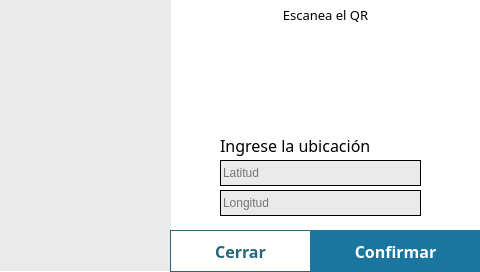
<?xml version="1.0" encoding="UTF-8"?>
<ui version="4.0">
 <class>Form</class>
 <widget class="QWidget" name="Form">
  <property name="geometry">
   <rect>
    <x>0</x>
    <y>0</y>
    <width>480</width>
    <height>272</height>
   </rect>
  </property>
  <property name="windowTitle">
   <string>Form</string>
  </property>
  <widget class="QWidget" name="Widget1" native="true">
   <property name="enabled">
    <bool>true</bool>
   </property>
   <property name="geometry">
    <rect>
     <x>0</x>
     <y>0</y>
     <width>480</width>
     <height>272</height>
    </rect>
   </property>
   <property name="styleSheet">
    <string notr="true">QLabel {
	font-family: Poppins;
	font-size: 16px;
}

QWidget {
	background-color: white;
}

QPushButton {
	border: none;
	background-color: white;
	font-size: 14px;
	font-family: Poppins;
	font-weight: 500;
}

</string>
   </property>
   <widget class="QLabel" name="lbl">
    <property name="geometry">
     <rect>
      <x>220</x>
      <y>130</y>
      <width>191</width>
      <height>31</height>
     </rect>
    </property>
    <property name="styleSheet">
     <string notr="true">font: 16px &quot;Poppins&quot;;
background-color: transparent;
</string>
    </property>
    <property name="text">
     <string>Ingrese la ubicación</string>
    </property>
   </widget>
   <widget class="QLineEdit" name="latitudeInput">
    <property name="geometry">
     <rect>
      <x>220</x>
      <y>160</y>
      <width>201</width>
      <height>26</height>
     </rect>
    </property>
    <property name="styleSheet">
     <string notr="true">border-color: rgb(0, 0, 0);
border-style: solid;
border-width: 1px;
background-color: rgb(234, 234, 234);
font: 14px &quot;Poppins&quot;;</string>
    </property>
    <property name="maxLength">
     <number>50</number>
    </property>
    <property name="echoMode">
     <enum>QLineEdit::Normal</enum>
    </property>
    <property name="placeholderText">
     <string>Latitud</string>
    </property>
   </widget>
   <widget class="QLineEdit" name="longitudeInput">
    <property name="geometry">
     <rect>
      <x>220</x>
      <y>190</y>
      <width>201</width>
      <height>26</height>
     </rect>
    </property>
    <property name="styleSheet">
     <string notr="true">border-color: rgb(0, 0, 0);
border-style: solid;
border-width: 1px;
background-color: rgb(234, 234, 234);
font: 14px &quot;Poppins&quot;;</string>
    </property>
    <property name="maxLength">
     <number>50</number>
    </property>
    <property name="echoMode">
     <enum>QLineEdit::Normal</enum>
    </property>
    <property name="placeholderText">
     <string>Longitud</string>
    </property>
   </widget>
   <widget class="QLabel" name="lbl_2">
    <property name="geometry">
     <rect>
      <x>170</x>
      <y>0</y>
      <width>311</width>
      <height>31</height>
     </rect>
    </property>
    <property name="styleSheet">
     <string notr="true">font: 16px &quot;Poppins&quot;;
background-color: transparent;
</string>
    </property>
    <property name="text">
     <string>&lt;html&gt;&lt;head/&gt;&lt;body&gt;&lt;p&gt;&lt;span style=&quot; font-size:10pt;&quot;&gt;Escanea el QR&lt;/span&gt;&lt;/p&gt;&lt;/body&gt;&lt;/html&gt;</string>
    </property>
    <property name="alignment">
     <set>Qt::AlignCenter</set>
    </property>
   </widget>
   <widget class="QLabel" name="QRLbl">
    <property name="geometry">
     <rect>
      <x>275</x>
      <y>30</y>
      <width>100</width>
      <height>100</height>
     </rect>
    </property>
    <property name="styleSheet">
     <string notr="true"/>
    </property>
    <property name="text">
     <string>&lt;html&gt;&lt;head/&gt;&lt;body&gt;&lt;p&gt;&lt;br/&gt;&lt;/p&gt;&lt;/body&gt;&lt;/html&gt;</string>
    </property>
   </widget>
   <widget class="QWidget" name="widgetKeyboard" native="true">
    <property name="geometry">
     <rect>
      <x>0</x>
      <y>0</y>
      <width>171</width>
      <height>271</height>
     </rect>
    </property>
    <property name="styleSheet">
     <string notr="true">background-color: rgb(234, 234, 234);</string>
    </property>
   </widget>
   <widget class="QPushButton" name="closeBtn">
    <property name="geometry">
     <rect>
      <x>170</x>
      <y>230</y>
      <width>141</width>
      <height>42</height>
     </rect>
    </property>
    <property name="styleSheet">
     <string notr="true">QPushButton {
	background-color: white;
	color: #266676;
	font-size: 16px;
	border: 1px solid #266676;
}</string>
    </property>
    <property name="text">
     <string>Cerrar</string>
    </property>
   </widget>
   <widget class="QPushButton" name="confirmBtn">
    <property name="geometry">
     <rect>
      <x>310</x>
      <y>230</y>
      <width>171</width>
      <height>42</height>
     </rect>
    </property>
    <property name="styleSheet">
     <string notr="true">QPushButton {
	background-color: #1a759f;
	color: white;
	font-size: 16px;
	font-weight: 500;
	height: 50px;
	border: none;
}</string>
    </property>
    <property name="text">
     <string>Confirmar</string>
    </property>
   </widget>
  </widget>
 </widget>
 <resources/>
 <connections/>
</ui>
